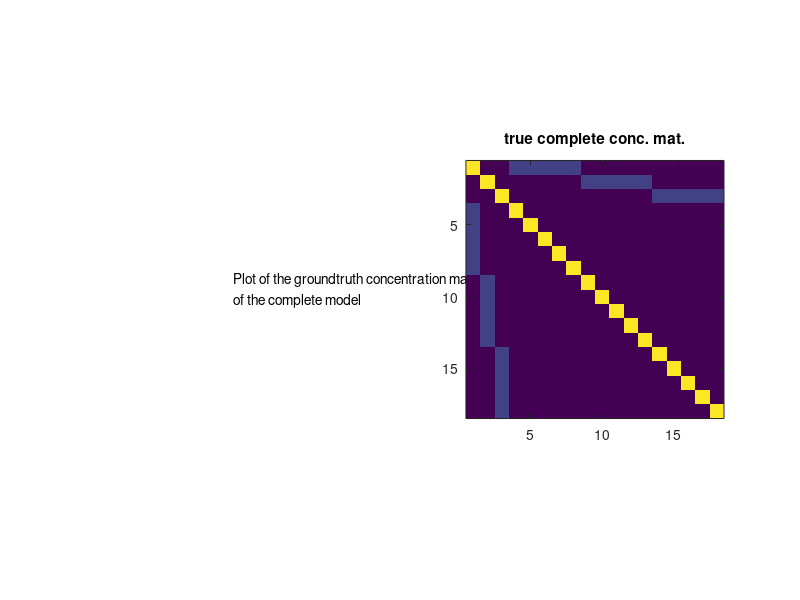
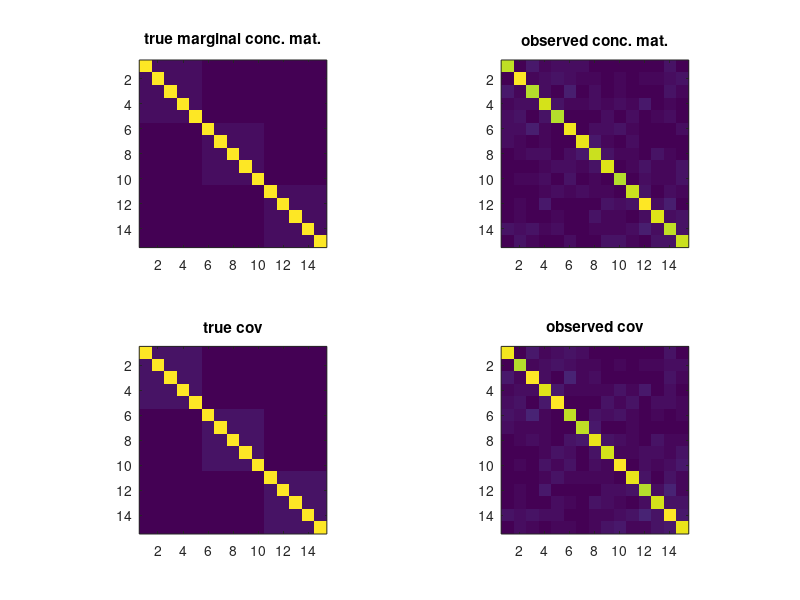

The MATLAB script that drew these images, in order: (Note: this script raises an error after producing the figures.)
%
% EXPERIMEpt ON non oriepted graph structure learning with latept variables
%
% We build the complete model and sample from it
% We assume latept variables ndependept

%% add paths
clc; clear all; close all;
addpath('../main');
addpath('../active-set');
addpath('../atom-selection');
addpath('../utils');
% addpath('../other');
addpath('../prox');
addpath('../TPower_1.0');
addpath('../TPower_1.0/algorithms/TPower/');
addpath('../TPower_1.0/misc/');

HOME = '/Users/marina/Documents/learning-gm/code-from-Kim-Chuan/LogdetPPA-0'; %if my  mac
HOME = '/home/marina/Marina/learning-gm/code-from-Kim-Chuan/LogdetPPA-0';%if lab pc
addpath(strcat(HOME,'/solver/'))
addpath(strcat(HOME,'/solver/mexfun'))
addpath(strcat(HOME,'/util/'))

% addpath LogdetPPA-0/;
% addpath LogdetPPA-0/solver/;
% addpath LogdetPPA-0/solver/mexfun/;
% addpath LogdetPPA-0/util/;
ttime  = clock;

%% settings

n0=1000; % number of samples

pl=3; % number of latept variables
po=15;% number of observed variables
pt=po+pl;

slo=.2; % level of sparsity on latent-observed block of conceptration mat
soo=.2; % level of sparsity on latent-observed block of conceptration mat
Too=0*tril(rand(po,po)<soo,-1);
Doo=.2*(Too+Too')+eye(po);
Dol=zeros(po,pl);
Dol(1:5,1)=ones(5,1);
Dol(6:10,2)=ones(5,1);
Dol(11:15,3)=ones(5,1);
Dol=.2*Dol;

%% construction of the concentration matrix
Dfull=zeros(pt);
Dfull(1:pl,1:pl)=eye(pl);
Dfull((pl+1):pt,(pl+1):pt)=Doo;
Dfull(1:pl,(pl+1):pt)=Dol';
Dfull((pl+1):pt,1:pl)=Dol;

Dfull=.5*(Dfull+Dfull');
Dmargo=Doo-Dol*Dol';


descr = {'Plot of the function:';
    'y = A{\ite}^{-\alpha{\itt}}';
    ' ';
    'With the values:';
    'A = 0.25';
    '\alpha = .005';
    't = 0:1000'};

descr = {'Plot of the groundtruth concentration matrix';
    'of the complete model'};

figure(1);clf;
subplot(1,2,1)
axis off;
text(0.5,.5,descr)
pbaspect([1 1 1]);
subplot(1,2,2)
imagesc(abs(Dfull));
pbaspect([1 1 1]);
title('true complete conc. mat.');



if eigs(Dfull,1,'sa')<0
    error('The conceptration matrix of the complete model is not PSD \n')
end

%% sampling data
mu=zeros(1,pt); % vector of means
Xfull=mvnrnd(mu, inv(Dfull), n0)';
X=Xfull((pl+1):pt,:);
S=cov(X');
%S=inv(Dmargo);
S=.5*(S+S');

%% plotting

figure(2);clf;
subplot(2,2,1);
imagesc(abs(Dmargo));
pbaspect([1 1 1]);
title('true marginal conc. mat.');
subplot(2,2,2);
imagesc(abs(inv(S)));
pbaspect([1 1 1]);
title('observed conc. mat.');
subplot(2,2,3);
imagesc(abs(inv(Dmargo)));
pbaspect([1 1 1]);
title('true cov');
subplot(2,2,4);
imagesc(abs(S));
pbaspect([1 1 1]);
title('observed cov');


%% LVGGM Chandrasekaran S-L, (Sparse-Low Rank)

%%
%% set up SDP data in SDPT3 format
%%
Sigma=S;
n=po;
rho=1e-1;
invD = speye(n,n); 

%
n2 = n*(n+1)/2;
b = zeros(n2,1);
C{1} = Sigma;
blk{1,1} = 's'; blk{1,2} = n;
[Iall,Jall] = find(triu(ones(n)));
tmp = [Iall,Jall];
m2 = size(tmp,1);
Icomp = tmp(:,1); Jcomp = tmp(:,2);
Itmp  = Icomp + Jcomp.*(Jcomp-1)/2;
Atmp  = spconvert([Itmp,[1:m2]',ones(m2,1); n2,m2,0]);
At{1} = Atmp;
%%
beta = 1e-2;
blk{2,1} = 's'; blk{2,2} = n;
At{2,1}  = Atmp;
C{2,1}   = beta*speye(n,n);
%%
blk{3,1} = 'l'; blk{3,2} = 2*n2;
Identity = speye(n2);
At{3,1} = [-Identity,Identity]';
idx = find(Icomp == Jcomp);
ee  = sqrt(2)*ones(m2,1);
if ~isempty(idx); ee(idx) = ones(length(idx),1); end
C{3,1} = rho*[ee; ee];
fprintf('\n Set up data time = %3.2f',etime(clock,ttime));
runPPA = 1;
if (runPPA)
    OPTIONS.smoothing  = 1;
    OPTIONS.scale_data = 0; %% or 2;
    OPTIONS.plotyes    = 0;
    OPTIONS.tol        = 1e-10;
    mu = [1; 0; 0];
    [obj,X,y,Z,info,runhist] = logdetPPA(blk,At,C,b,mu,OPTIONS);
    obj = sum(sum(Sigma.*X{1}))-sum(log(eig(X{1})))+rho*sum(sum(abs(X{1})));
    X1 = invD*X{1}*invD; X1 = 0.5*(X1+X1');
    X2 = invD*X{2}*invD; X2 = 0.5*(X2+X2');
end

%% solution
Ssl=X1+X2;
Lsl=X2;

%Usl=chol(Lsl);
[VV DD]=eig(Lsl);
dd=diag(DD);
VV=VV(:,dd>1e-15);
dd=dd(dd>1e-15);
Usl=VV*diag(sqrt(dd));

p=n;
nl=length(dd);

Dsl=zeros(p+nl);
Dsl(1:nl,1:nl)=eye(nl);
Dsl((nl+1):(nl+p),(nl+1):(nl+p))=Ssl;
Dsl(1:nl,(nl+1):(nl+p))=Usl';
Dsl((nl+1):(nl+p),1:nl)=Usl;


figure(3);clf;
subplot(2,2,1);
imagesc(abs(Dmargo));
pbaspect([1 1 1]);
title('true marginal conc. mat.');
subplot(2,2,2);
imagesc(abs(inv(S)));
pbaspect([1 1 1]);
title('observed conc. mat.');
subplot(2,2,3);
imagesc(abs(Ssl+Lsl));
pbaspect([1 1 1]);
title('extimated conc. mat.');
subplot(2,2,4);
axis off
pbaspect([1 1 1]);

descr_gen = {'Formulation S-L where ';
    'with sparse + low rank regularization';
    'solved SD programming';
    ['number of samples n=' num2str(n0)];
    };

descr_par = {['\rho = ' num2str(rho) '  (rho)'];
    ['\beta = ' num2str(beta) '  (beta)'];};

%%
figure(4);clf;
subplot(3,2,1)
axis off;
text(0,.5,descr_gen)
pbaspect([1 1 1]);
subplot(3,2,2)
axis off;
text(0,.5,descr_par)
pbaspect([1 1 1]);
subplot(3,2,3)
imagesc(abs(Dfull));
pbaspect([1 1 1]);
title('true complete conc. mat.');
subplot(3,2,4)
imagesc(abs(Dsl));
pbaspect([1 1 1]);
title('estimated complete conc. mat.');
subplot(3,2,5)
imagesc(abs(Dfull)>1e-10);
pbaspect([1 1 1]);
title('true support');
subplot(3,2,6)
imagesc(abs(Dsl)>1e-10);
pbaspect([1 1 1]);
title('estimated support');

filename = ['lggm_chandrasekaran' datestr(datetime('now'),'yyyymmddTHHMMSS') '.ps'];
print ( '-dpsc2', filename, '-f1' )
print ( '-dpsc2', filename, '-append', '-f2' )
print ( '-dpsc2', filename, '-append', '-f3' )
print ( '-dpsc2', filename, '-append', '-f4' )



